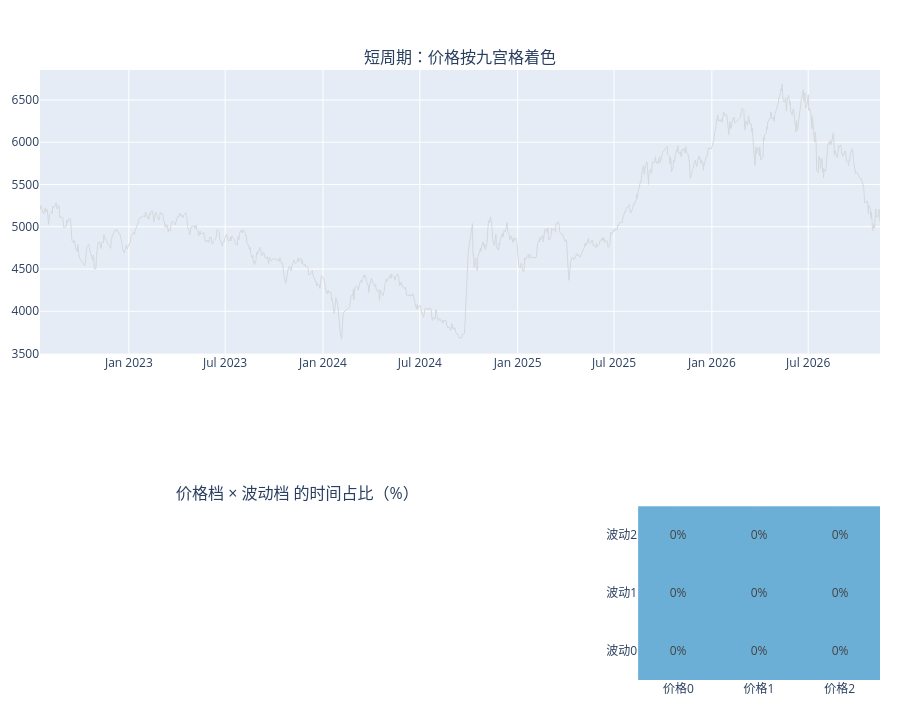

Write notebook code for a chart like this one.
### Markdown cell above
## 六、短周期九宫格（短价格 × 短波动）

### Code cell
plot_grid('短价格', '短波动', '短周期').show()

### Figure 1 — Plotly figure (JSON) as saved in the notebook; plotly's stock layout.template omitted (floating-point values rounded to 4 significant figures; data arrays with more than 128 entries replaced by an {"elided": "..."} marker saying what was removed)
{"data": [{"line": {"color": "#D5D8DC", "width": 1}, "mode": "lines", "name": "价格", "showlegend": false, "type": "scatter", "x": {"elided": "1049 str values"}, "xaxis": "x", "y": {"elided": "1049 float values"}, "yaxis": "y"}, {"colorscale": [[0.0, "rgb(247,251,255)"], [0.125, "rgb(222,235,247)"], [0.25, "rgb(198,219,239)"], [0.375, "rgb(158,202,225)"], [0.5, "rgb(107,174,214)"], [0.625, "rgb(66,146,198)"], [0.75, "rgb(33,113,181)"], [0.875, "rgb(8,81,156)"], [1.0, "rgb(8,48,107)"]], "showscale": false, "text": [[0.0, 0.0, 0.0], [0.0, 0.0, 0.0], [0.0, 0.0, 0.0]], "texttemplate": "%{text}%", "type": "heatmap", "x": ["价格0", "价格1", "价格2"], "xaxis": "x3", "y": ["波动0", "波动1", "波动2"], "yaxis": "y3", "z": [[0.0, 0.0, 0.0], [0.0, 0.0, 0.0], [0.0, 0.0, 0.0]]}], "layout": {"annotations": [{"font": {"size": 16}, "showarrow": false, "text": "短周期：价格按九宫格着色", "x": 0.5, "xanchor": "center", "xref": "paper", "y": 1.0, "yanchor": "bottom", "yref": "paper"}, {"font": {"size": 16}, "showarrow": false, "text": "价格档 × 波动档 的时间占比（%）", "x": 0.306, "xanchor": "center", "xref": "paper", "y": 0.285, "yanchor": "bottom", "yref": "paper"}], "height": 720, "hovermode": "closest", "legend": {"orientation": "h", "y": 1.06, "yanchor": "bottom"}, "margin": {"b": 40, "l": 40, "r": 20, "t": 70}, "xaxis": {"anchor": "y", "domain": [0.0, 1.0]}, "xaxis2": {"anchor": "y2", "domain": [0.0, 0.612]}, "xaxis3": {"anchor": "y3", "domain": [0.712, 1.0]}, "yaxis": {"anchor": "x", "domain": [0.535, 1.0]}, "yaxis2": {"anchor": "x2", "domain": [0.0, 0.285], "title": {"text": "价格"}}, "yaxis3": {"anchor": "x3", "domain": [0.0, 0.285]}}}
